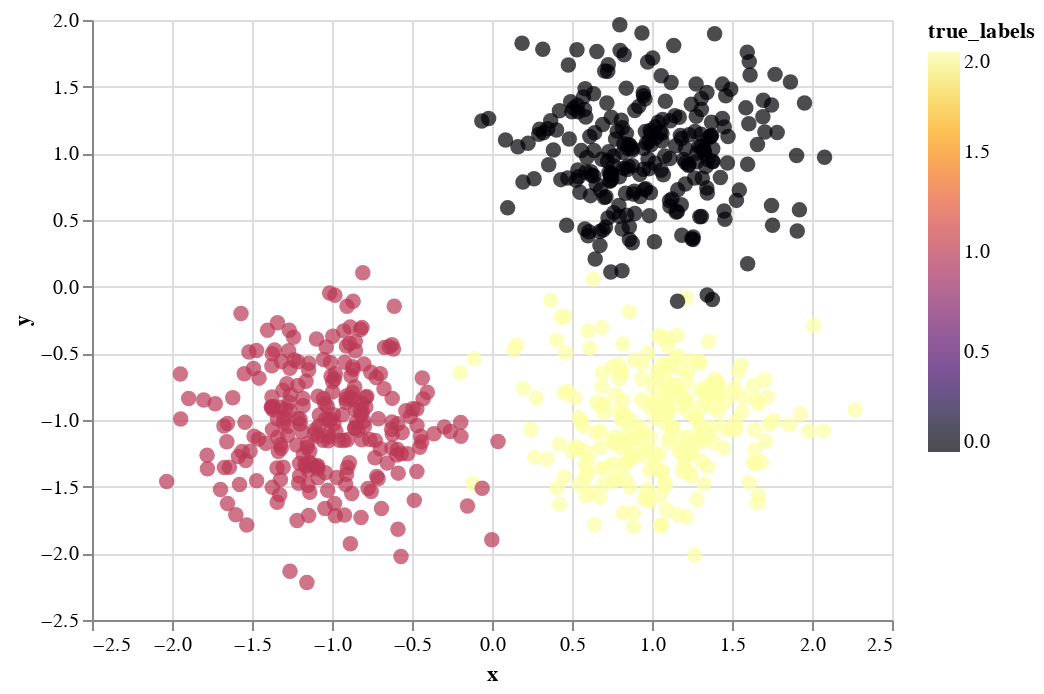

The notebook cell saved with this chart:
### Code cell
# true labels
alt.Chart(df).mark_circle(size=60).encode(
    x='x',
    y='y',
    color=alt.Color('true_labels', scale=alt.Scale(scheme='inferno')),
)

### Figure 1 — Vega-Lite specification as saved in the notebook (floating-point values rounded to 4 significant figures; data arrays with more than 128 entries replaced by an {"elided": "..."} marker saying what was removed)
{"config": {"view": {"continuousWidth": 400, "continuousHeight": 300}}, "data": {"name": "data-151aad31018ef3345a0af745c3068259"}, "mark": {"type": "circle", "size": 60}, "encoding": {"color": {"type": "quantitative", "field": "true_labels", "scale": {"scheme": "inferno"}}, "x": {"type": "quantitative", "field": "x"}, "y": {"type": "quantitative", "field": "y"}}, "$schema": "https://vega.github.io/schema/vega-lite/v4.8.1.json", "datasets": {"data-151aad31018ef3345a0af745c3068259": {"elided": "750 records"}}}
